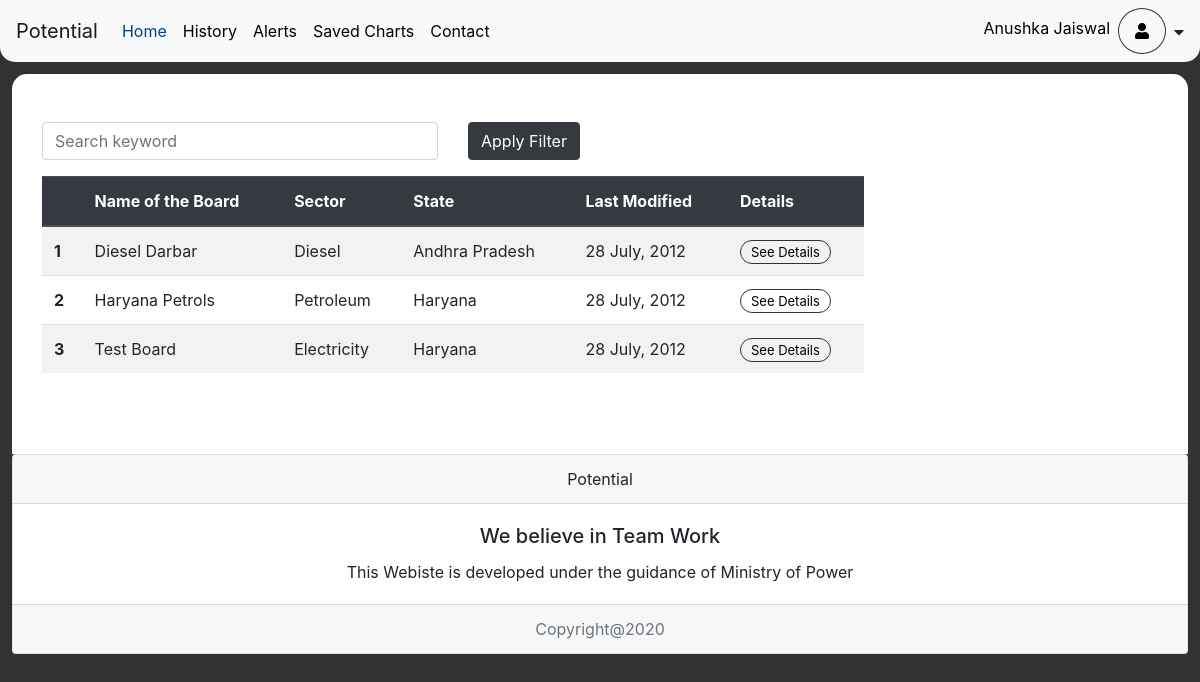
/power/govt_dash/ (signed in), run on the app's committed database.
### power/models.py (models this page shows, shortened)
class Person(models.Model):
    name = models.CharField(max_length=100)
    email = models.CharField(max_length=100)
    password = models.CharField(max_length=100)
    aadhar = models.CharField(max_length=12, default="000012340000")
    mob = models.CharField(max_length=100, default="0000")
    is_user = models.BooleanField(default=True)

class Board(models.Model):
    sector = models.ForeignKey(Sector, on_delete=models.CASCADE)
    name = models.CharField(max_length=200)
    state = models.CharField(max_length=100)
    url = models.TextField(max_length=1000, default="http://www.mperc.in/consolidated-reg.htm")
    xpath = models.TextField(max_length=1000, default="/html/body/table/tbody/tr/td/div/center/table[1]/tbody/tr/td[6]/table/tbody/tr/td[2]/table/tbody/tr/td/table/tbody/tr[2]/td[69]")
    person = models.ForeignKey(Person,on_delete=models.CASCADE)
    modified = models.CharField(max_length=100, default="Today")

class Sector(models.Model):
    name = models.CharField(max_length=100)
    def __str__(self):
        return self.name

### power/views.py (the view, shortened to what this page needs)
def govt_dash(request):
	if 'uid' not in request.session:
		request.session['message']="Please login first"
		request.session['type']=""  # dont know the type
		redirect('/power/')
	uid = request.session['uid']
	p = Person.objects.get(pk=uid)
	all_boards = p.board_set.all()
	all_sectors = Sector.objects.all()
	all_states = Board.objects.values_list('state',flat=True).distinct().order_by('state')
	state = "all"
	sector = "555"
	if 'message' in request.session:
		message = request.session['message']
		message_type = request.session['type']
	else:
		message = ""
		message_type = ""
	request.session['message']=""
	context = {
		"all_boards":all_boards,
		"all_sectors":all_sectors,
		"all_states":all_states,
		"message" : message,
		"type": message_type,
		"homelink" : 1,
		"state": state,
		"sector":sector
	}
	return render(request, "power/govt_dash.html", context);

### power/templates/power/govt_dash.html (shortened to what this page needs)
{% extends 'power/base.html' %}
{% block body %}
<div class="content-wrapper">
<div class="container-fluid">
    <div class="row pt-5">
        <div class="col-md-9">
            <div class="container-fluid">
                <div class="row">
                    <form class="col-12">
                        <div class="form-group row">
                            <div class="col-md-6">
                                <input class="form-control" type="text" name="keyword" id="keyword" placeholder="Search keyword" onkeyup="search(this.value)">
                            </div>
                            <div class="col-md-6">
                                <button type="button" data-toggle="modal" data-target="#filtermodal" class="btn btn-dark" id="applyfilter">Apply Filter</button>
                            </div>
                        </div>
                    </form>
                </div>
                <div class="row row-content" id="searchresult">
                    <div class='col-12 col-sm-12'>
                             <div class='table-responsive'>
                                 <table class='table table-striped'>
                                     <thead class='thead-dark'>
                                         <tr>
                                             <th>&nbsp;</th>
                                             <th>Name of the Board</th>
                                             <th>Sector</th>
                                             <th>State</th>
                                             <th>Last Modified</th>
                                             <th>Details</th>
                                         </tr>
                                     </thead>
                                     <tbody id="tbody1">
                                        {% for board in all_boards %}
                                         <tr>
                                             <th>{{forloop.counter}}</th>
                                             <td>{{board.name}}</td>
                                             <td>{{board.sector}}</td>
                                             <td>{{board.state}}</td>
                                             <td>28 July, 2012</td>
                                             <td><a target="__blank" class="my-btn2" href="{% url 'power:analysis' %}">See Details</a></td>
                                         </tr>
                                        {% endfor %}
                                     </tbody>
                                 </table>
                             </div>
                        </div>
                </div>
            </div>
        </div>
    </div>
</div>
</div>
{% endblock body %}
{% block custom_header_right %}
<li class="nav-item">
    <a class="nav-link" href="{% url 'power:govt_dash' %}">{{request.session.name}} <span class="sr-only">(current)</span></a>
</li>
<li class="nav-item dropdown user-icon">
    <a href="#" class="nav-link dropdown-toggle" data-toggle="dropdown" ><i class="fas fa-user"></i></a>
</li>
<li><i class="fas fa-caret-down pt-3 pl-2"></i></li>
{% endblock custom_header_right %}

### power/templates/power/base.html (style rules this page uses)
body { background-color: rgb(50,50,50); }
.content-wrapper { background-color: white; min-height: 380px; height: 100%; margin: 12px 12px 0 12px; border-radius: 15px 15px 0 0; }
.user-icon { border : 1px solid rgb(50,50,50); padding: 2px 8px; border-radius: 50%; font-size: 16px; cursor: pointer; }
.dropdown-toggle::after { display: none; }
li a { color: black !important; }
.my-btn2 { font-size: 13px; padding: 3px 10px; border: 1px solid rgb(50,50,50); border-radius: 30px; background:transparent; color: black; }

### data on the page
Person: session.name "Anushka Jaiswal"
Board: name "Diesel Darbar", sector "Diesel", state "Andhra Pradesh"
Board: name "Haryana Petrols", sector "Petroleum", state "Haryana"
Board: name "Test Board", sector "Electricity", state "Haryana"
